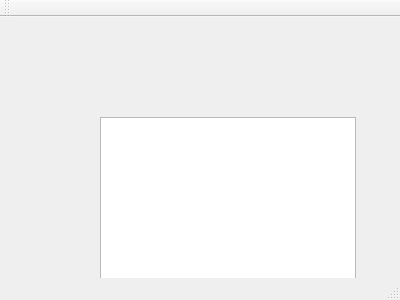
<?xml version="1.0" encoding="UTF-8"?>
<ui version="4.0">
 <class>API</class>
 <widget class="QMainWindow" name="API">
  <property name="geometry">
   <rect>
    <x>0</x>
    <y>0</y>
    <width>400</width>
    <height>300</height>
   </rect>
  </property>
  <property name="windowTitle">
   <string>API</string>
  </property>
  <widget class="QWidget" name="centralWidget">
   <widget class="QListWidget" name="listWidget">
    <property name="geometry">
     <rect>
      <x>100</x>
      <y>100</y>
      <width>256</width>
      <height>192</height>
     </rect>
    </property>
   </widget>
  </widget>
  <widget class="QMenuBar" name="menuBar">
   <property name="geometry">
    <rect>
     <x>0</x>
     <y>0</y>
     <width>400</width>
     <height>17</height>
    </rect>
   </property>
  </widget>
  <widget class="QToolBar" name="mainToolBar">
   <attribute name="toolBarArea">
    <enum>TopToolBarArea</enum>
   </attribute>
   <attribute name="toolBarBreak">
    <bool>false</bool>
   </attribute>
  </widget>
  <widget class="QStatusBar" name="statusBar"/>
 </widget>
 <layoutdefault spacing="6" margin="11"/>
 <resources/>
 <connections/>
</ui>
